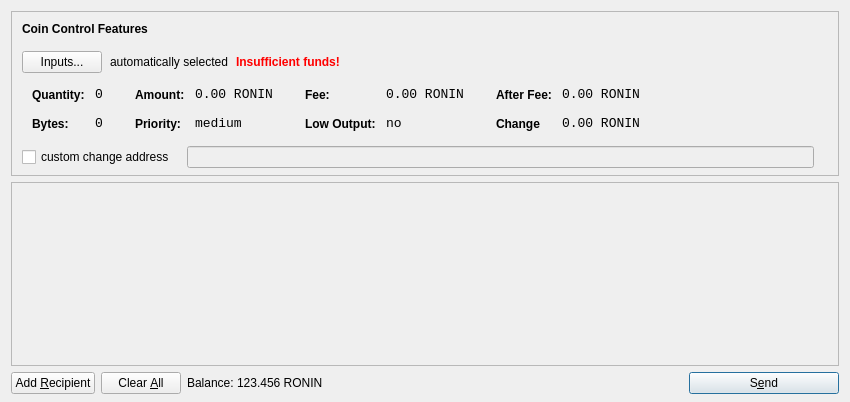
<?xml version="1.0" encoding="UTF-8"?>
<ui version="4.0">
 <class>SendCoinsDialog</class>
 <widget class="QDialog" name="SendCoinsDialog">
  <property name="geometry">
   <rect>
    <x>0</x>
    <y>0</y>
    <width>850</width>
    <height>402</height>
   </rect>
  </property>
  <property name="windowTitle">
   <string>Send Coins</string>
  </property>
  <layout class="QVBoxLayout" name="verticalLayout" stretch="0,1,0">
   <property name="bottomMargin">
    <number>8</number>
   </property>
   <item>
    <widget class="QFrame" name="frameCoinControl">
     <property name="sizePolicy">
      <sizepolicy hsizetype="Expanding" vsizetype="Expanding">
       <horstretch>0</horstretch>
       <verstretch>0</verstretch>
      </sizepolicy>
     </property>
     <property name="maximumSize">
      <size>
       <width>16777215</width>
       <height>16777215</height>
      </size>
     </property>
     <property name="frameShape">
      <enum>QFrame::StyledPanel</enum>
     </property>
     <property name="frameShadow">
      <enum>QFrame::Sunken</enum>
     </property>
     <layout class="QVBoxLayout" name="verticalLayoutCoinControl2">
      <property name="spacing">
       <number>6</number>
      </property>
      <property name="leftMargin">
       <number>0</number>
      </property>
      <property name="topMargin">
       <number>0</number>
      </property>
      <property name="rightMargin">
       <number>0</number>
      </property>
      <property name="bottomMargin">
       <number>6</number>
      </property>
      <item>
       <layout class="QVBoxLayout" name="verticalLayoutCoinControl" stretch="0,0,0,0,1">
        <property name="spacing">
         <number>0</number>
        </property>
        <property name="leftMargin">
         <number>10</number>
        </property>
        <property name="topMargin">
         <number>10</number>
        </property>
        <item>
         <layout class="QHBoxLayout" name="horizontalLayoutCoinControl1">
          <property name="bottomMargin">
           <number>15</number>
          </property>
          <item>
           <widget class="QLabel" name="labelCoinControlFeatures">
            <property name="sizePolicy">
             <sizepolicy hsizetype="Preferred" vsizetype="Maximum">
              <horstretch>0</horstretch>
              <verstretch>0</verstretch>
             </sizepolicy>
            </property>
            <property name="font">
             <font>
              <weight>75</weight>
              <bold>true</bold>
             </font>
            </property>
            <property name="styleSheet">
             <string notr="true">font-weight:bold;</string>
            </property>
            <property name="text">
             <string>Coin Control Features</string>
            </property>
           </widget>
          </item>
         </layout>
        </item>
        <item>
         <layout class="QHBoxLayout" name="horizontalLayoutCoinControl2" stretch="0,0,0,0">
          <property name="spacing">
           <number>8</number>
          </property>
          <property name="bottomMargin">
           <number>10</number>
          </property>
          <item>
           <widget class="QPushButton" name="pushButtonCoinControl">
            <property name="styleSheet">
             <string notr="true"/>
            </property>
            <property name="text">
             <string>Inputs...</string>
            </property>
           </widget>
          </item>
          <item>
           <widget class="QLabel" name="labelCoinControlAutomaticallySelected">
            <property name="text">
             <string>automatically selected</string>
            </property>
            <property name="margin">
             <number>5</number>
            </property>
           </widget>
          </item>
          <item>
           <widget class="QLabel" name="labelCoinControlInsuffFunds">
            <property name="font">
             <font>
              <weight>75</weight>
              <bold>true</bold>
             </font>
            </property>
            <property name="styleSheet">
             <string notr="true">color:red;font-weight:bold;</string>
            </property>
            <property name="text">
             <string>Insufficient funds!</string>
            </property>
            <property name="margin">
             <number>5</number>
            </property>
           </widget>
          </item>
          <item>
           <spacer name="horizontalSpacerCoinControl">
            <property name="orientation">
             <enum>Qt::Horizontal</enum>
            </property>
            <property name="sizeHint" stdset="0">
             <size>
              <width>40</width>
              <height>1</height>
             </size>
            </property>
           </spacer>
          </item>
         </layout>
        </item>
        <item>
         <widget class="QWidget" name="widgetCoinControl" native="true">
          <property name="sizePolicy">
           <sizepolicy hsizetype="Preferred" vsizetype="Preferred">
            <horstretch>0</horstretch>
            <verstretch>0</verstretch>
           </sizepolicy>
          </property>
          <property name="minimumSize">
           <size>
            <width>0</width>
            <height>0</height>
           </size>
          </property>
          <property name="styleSheet">
           <string notr="true"/>
          </property>
          <layout class="QHBoxLayout" name="horizontalLayoutCoinControl5">
           <property name="leftMargin">
            <number>0</number>
           </property>
           <property name="topMargin">
            <number>0</number>
           </property>
           <property name="rightMargin">
            <number>0</number>
           </property>
           <property name="bottomMargin">
            <number>0</number>
           </property>
           <item>
            <layout class="QHBoxLayout" name="horizontalLayoutCoinControl3" stretch="0,0,0,1">
             <property name="spacing">
              <number>20</number>
             </property>
             <property name="topMargin">
              <number>0</number>
             </property>
             <property name="bottomMargin">
              <number>10</number>
             </property>
             <item>
              <layout class="QFormLayout" name="formLayoutCoinControl1">
               <property name="horizontalSpacing">
                <number>10</number>
               </property>
               <property name="verticalSpacing">
                <number>14</number>
               </property>
               <property name="leftMargin">
                <number>10</number>
               </property>
               <property name="topMargin">
                <number>4</number>
               </property>
               <property name="rightMargin">
                <number>6</number>
               </property>
               <item row="0" column="0">
                <widget class="QLabel" name="labelCoinControlQuantityText">
                 <property name="styleSheet">
                  <string notr="true">font-weight:bold;</string>
                 </property>
                 <property name="text">
                  <string>Quantity:</string>
                 </property>
                 <property name="margin">
                  <number>0</number>
                 </property>
                </widget>
               </item>
               <item row="0" column="1">
                <widget class="QLabel" name="labelCoinControlQuantity">
                 <property name="font">
                  <font>
                   <family>Monospace</family>
                   <pointsize>10</pointsize>
                  </font>
                 </property>
                 <property name="cursor">
                  <cursorShape>IBeamCursor</cursorShape>
                 </property>
                 <property name="contextMenuPolicy">
                  <enum>Qt::ActionsContextMenu</enum>
                 </property>
                 <property name="text">
                  <string>0</string>
                 </property>
                 <property name="margin">
                  <number>0</number>
                 </property>
                 <property name="textInteractionFlags">
                  <set>Qt::LinksAccessibleByMouse|Qt::TextSelectableByKeyboard|Qt::TextSelectableByMouse</set>
                 </property>
                </widget>
               </item>
               <item row="1" column="0">
                <widget class="QLabel" name="labelCoinControlBytesText">
                 <property name="styleSheet">
                  <string notr="true">font-weight:bold;</string>
                 </property>
                 <property name="text">
                  <string>Bytes:</string>
                 </property>
                </widget>
               </item>
               <item row="1" column="1">
                <widget class="QLabel" name="labelCoinControlBytes">
                 <property name="font">
                  <font>
                   <family>Monospace</family>
                   <pointsize>10</pointsize>
                  </font>
                 </property>
                 <property name="cursor">
                  <cursorShape>IBeamCursor</cursorShape>
                 </property>
                 <property name="contextMenuPolicy">
                  <enum>Qt::ActionsContextMenu</enum>
                 </property>
                 <property name="text">
                  <string>0</string>
                 </property>
                 <property name="textInteractionFlags">
                  <set>Qt::LinksAccessibleByMouse|Qt::TextSelectableByKeyboard|Qt::TextSelectableByMouse</set>
                 </property>
                </widget>
               </item>
              </layout>
             </item>
             <item>
              <layout class="QFormLayout" name="formLayoutCoinControl2">
               <property name="horizontalSpacing">
                <number>10</number>
               </property>
               <property name="verticalSpacing">
                <number>14</number>
               </property>
               <property name="leftMargin">
                <number>6</number>
               </property>
               <property name="topMargin">
                <number>4</number>
               </property>
               <property name="rightMargin">
                <number>6</number>
               </property>
               <item row="0" column="0">
                <widget class="QLabel" name="labelCoinControlAmountText">
                 <property name="styleSheet">
                  <string notr="true">font-weight:bold;</string>
                 </property>
                 <property name="text">
                  <string>Amount:</string>
                 </property>
                 <property name="margin">
                  <number>0</number>
                 </property>
                </widget>
               </item>
               <item row="0" column="1">
                <widget class="QLabel" name="labelCoinControlAmount">
                 <property name="font">
                  <font>
                   <family>Monospace</family>
                   <pointsize>10</pointsize>
                  </font>
                 </property>
                 <property name="cursor">
                  <cursorShape>IBeamCursor</cursorShape>
                 </property>
                 <property name="contextMenuPolicy">
                  <enum>Qt::ActionsContextMenu</enum>
                 </property>
                 <property name="text">
                  <string>0.00 RONIN</string>
                 </property>
                 <property name="textInteractionFlags">
                  <set>Qt::LinksAccessibleByMouse|Qt::TextSelectableByKeyboard|Qt::TextSelectableByMouse</set>
                 </property>
                </widget>
               </item>
               <item row="1" column="0">
                <widget class="QLabel" name="labelCoinControlPriorityText">
                 <property name="styleSheet">
                  <string notr="true">font-weight:bold;</string>
                 </property>
                 <property name="text">
                  <string>Priority:</string>
                 </property>
                </widget>
               </item>
               <item row="1" column="1">
                <widget class="QLabel" name="labelCoinControlPriority">
                 <property name="font">
                  <font>
                   <family>Monospace</family>
                   <pointsize>10</pointsize>
                  </font>
                 </property>
                 <property name="cursor">
                  <cursorShape>IBeamCursor</cursorShape>
                 </property>
                 <property name="contextMenuPolicy">
                  <enum>Qt::ActionsContextMenu</enum>
                 </property>
                 <property name="text">
                  <string>medium</string>
                 </property>
                 <property name="textInteractionFlags">
                  <set>Qt::LinksAccessibleByMouse|Qt::TextSelectableByKeyboard|Qt::TextSelectableByMouse</set>
                 </property>
                </widget>
               </item>
              </layout>
             </item>
             <item>
              <layout class="QFormLayout" name="formLayoutCoinControl3">
               <property name="horizontalSpacing">
                <number>10</number>
               </property>
               <property name="verticalSpacing">
                <number>14</number>
               </property>
               <property name="leftMargin">
                <number>6</number>
               </property>
               <property name="topMargin">
                <number>4</number>
               </property>
               <property name="rightMargin">
                <number>6</number>
               </property>
               <item row="0" column="0">
                <widget class="QLabel" name="labelCoinControlFeeText">
                 <property name="styleSheet">
                  <string notr="true">font-weight:bold;</string>
                 </property>
                 <property name="text">
                  <string>Fee:</string>
                 </property>
                 <property name="margin">
                  <number>0</number>
                 </property>
                </widget>
               </item>
               <item row="0" column="1">
                <widget class="QLabel" name="labelCoinControlFee">
                 <property name="font">
                  <font>
                   <family>Monospace</family>
                   <pointsize>10</pointsize>
                  </font>
                 </property>
                 <property name="cursor">
                  <cursorShape>IBeamCursor</cursorShape>
                 </property>
                 <property name="contextMenuPolicy">
                  <enum>Qt::ActionsContextMenu</enum>
                 </property>
                 <property name="text">
                  <string>0.00 RONIN</string>
                 </property>
                 <property name="textInteractionFlags">
                  <set>Qt::LinksAccessibleByMouse|Qt::TextSelectableByKeyboard|Qt::TextSelectableByMouse</set>
                 </property>
                </widget>
               </item>
               <item row="1" column="0">
                <widget class="QLabel" name="labelCoinControlLowOutputText">
                 <property name="styleSheet">
                  <string notr="true">font-weight:bold;</string>
                 </property>
                 <property name="text">
                  <string>Low Output:</string>
                 </property>
                </widget>
               </item>
               <item row="1" column="1">
                <widget class="QLabel" name="labelCoinControlLowOutput">
                 <property name="font">
                  <font>
                   <family>Monospace</family>
                   <pointsize>10</pointsize>
                  </font>
                 </property>
                 <property name="cursor">
                  <cursorShape>IBeamCursor</cursorShape>
                 </property>
                 <property name="contextMenuPolicy">
                  <enum>Qt::ActionsContextMenu</enum>
                 </property>
                 <property name="text">
                  <string>no</string>
                 </property>
                 <property name="textInteractionFlags">
                  <set>Qt::LinksAccessibleByMouse|Qt::TextSelectableByKeyboard|Qt::TextSelectableByMouse</set>
                 </property>
                </widget>
               </item>
              </layout>
             </item>
             <item>
              <layout class="QFormLayout" name="formLayoutCoinControl4">
               <property name="horizontalSpacing">
                <number>10</number>
               </property>
               <property name="verticalSpacing">
                <number>14</number>
               </property>
               <property name="leftMargin">
                <number>6</number>
               </property>
               <property name="topMargin">
                <number>4</number>
               </property>
               <property name="rightMargin">
                <number>6</number>
               </property>
               <item row="0" column="0">
                <widget class="QLabel" name="labelCoinControlAfterFeeText">
                 <property name="styleSheet">
                  <string notr="true">font-weight:bold;</string>
                 </property>
                 <property name="text">
                  <string>After Fee:</string>
                 </property>
                 <property name="margin">
                  <number>0</number>
                 </property>
                </widget>
               </item>
               <item row="0" column="1">
                <widget class="QLabel" name="labelCoinControlAfterFee">
                 <property name="font">
                  <font>
                   <family>Monospace</family>
                   <pointsize>10</pointsize>
                  </font>
                 </property>
                 <property name="cursor">
                  <cursorShape>IBeamCursor</cursorShape>
                 </property>
                 <property name="contextMenuPolicy">
                  <enum>Qt::ActionsContextMenu</enum>
                 </property>
                 <property name="text">
                  <string>0.00 RONIN</string>
                 </property>
                 <property name="textInteractionFlags">
                  <set>Qt::LinksAccessibleByMouse|Qt::TextSelectableByKeyboard|Qt::TextSelectableByMouse</set>
                 </property>
                </widget>
               </item>
               <item row="1" column="0">
                <widget class="QLabel" name="labelCoinControlChangeText">
                 <property name="styleSheet">
                  <string notr="true">font-weight:bold;</string>
                 </property>
                 <property name="text">
                  <string>Change</string>
                 </property>
                </widget>
               </item>
               <item row="1" column="1">
                <widget class="QLabel" name="labelCoinControlChange">
                 <property name="font">
                  <font>
                   <family>Monospace</family>
                   <pointsize>10</pointsize>
                  </font>
                 </property>
                 <property name="cursor">
                  <cursorShape>IBeamCursor</cursorShape>
                 </property>
                 <property name="contextMenuPolicy">
                  <enum>Qt::ActionsContextMenu</enum>
                 </property>
                 <property name="text">
                  <string>0.00 RONIN</string>
                 </property>
                 <property name="textInteractionFlags">
                  <set>Qt::LinksAccessibleByMouse|Qt::TextSelectableByKeyboard|Qt::TextSelectableByMouse</set>
                 </property>
                </widget>
               </item>
              </layout>
             </item>
            </layout>
           </item>
          </layout>
         </widget>
        </item>
        <item>
         <layout class="QHBoxLayout" name="horizontalLayoutCoinControl4" stretch="0,0,0">
          <property name="spacing">
           <number>12</number>
          </property>
          <property name="sizeConstraint">
           <enum>QLayout::SetDefaultConstraint</enum>
          </property>
          <property name="topMargin">
           <number>5</number>
          </property>
          <property name="rightMargin">
           <number>5</number>
          </property>
          <item>
           <widget class="QCheckBox" name="checkBoxCoinControlChange">
            <property name="text">
             <string>custom change address</string>
            </property>
           </widget>
          </item>
          <item>
           <widget class="QLineEdit" name="lineEditCoinControlChange">
            <property name="enabled">
             <bool>false</bool>
            </property>
            <property name="sizePolicy">
             <sizepolicy hsizetype="Expanding" vsizetype="Fixed">
              <horstretch>0</horstretch>
              <verstretch>0</verstretch>
             </sizepolicy>
            </property>
           </widget>
          </item>
          <item>
           <widget class="QLabel" name="labelCoinControlChangeLabel">
            <property name="sizePolicy">
             <sizepolicy hsizetype="Preferred" vsizetype="Expanding">
              <horstretch>0</horstretch>
              <verstretch>0</verstretch>
             </sizepolicy>
            </property>
            <property name="minimumSize">
             <size>
              <width>0</width>
              <height>0</height>
             </size>
            </property>
            <property name="text">
             <string/>
            </property>
            <property name="margin">
             <number>3</number>
            </property>
           </widget>
          </item>
         </layout>
        </item>
        <item>
         <spacer name="verticalSpacerCoinControl">
          <property name="orientation">
           <enum>Qt::Vertical</enum>
          </property>
          <property name="sizeHint" stdset="0">
           <size>
            <width>800</width>
            <height>1</height>
           </size>
          </property>
         </spacer>
        </item>
       </layout>
      </item>
     </layout>
    </widget>
   </item>
   <item>
    <widget class="QScrollArea" name="scrollArea">
     <property name="widgetResizable">
      <bool>true</bool>
     </property>
     <widget class="QWidget" name="scrollAreaWidgetContents">
      <property name="geometry">
       <rect>
        <x>0</x>
        <y>0</y>
        <width>830</width>
        <height>174</height>
       </rect>
      </property>
      <layout class="QVBoxLayout" name="verticalLayout_2">
       <property name="leftMargin">
        <number>0</number>
       </property>
       <property name="topMargin">
        <number>0</number>
       </property>
       <property name="rightMargin">
        <number>0</number>
       </property>
       <property name="bottomMargin">
        <number>0</number>
       </property>
       <item>
        <layout class="QVBoxLayout" name="entries">
         <property name="spacing">
          <number>6</number>
         </property>
        </layout>
       </item>
       <item>
        <spacer name="verticalSpacer">
         <property name="orientation">
          <enum>Qt::Vertical</enum>
         </property>
         <property name="sizeHint" stdset="0">
          <size>
           <width>20</width>
           <height>40</height>
          </size>
         </property>
        </spacer>
       </item>
      </layout>
     </widget>
    </widget>
   </item>
   <item>
    <layout class="QHBoxLayout" name="horizontalLayout">
     <item>
      <widget class="QPushButton" name="addButton">
       <property name="toolTip">
        <string>Send to multiple recipients at once</string>
       </property>
       <property name="text">
        <string>Add &amp;Recipient</string>
       </property>
       <property name="icon">
        <iconset resource="../bitcoin.qrc">
         <normaloff>:/icons/add</normaloff>:/icons/add</iconset>
       </property>
       <property name="autoDefault">
        <bool>false</bool>
       </property>
      </widget>
     </item>
     <item>
      <widget class="QPushButton" name="clearButton">
       <property name="sizePolicy">
        <sizepolicy hsizetype="Minimum" vsizetype="Fixed">
         <horstretch>0</horstretch>
         <verstretch>0</verstretch>
        </sizepolicy>
       </property>
       <property name="toolTip">
        <string>Remove all transaction fields</string>
       </property>
       <property name="text">
        <string>Clear &amp;All</string>
       </property>
       <property name="icon">
        <iconset resource="../bitcoin.qrc">
         <normaloff>:/icons/remove</normaloff>:/icons/remove</iconset>
       </property>
       <property name="autoRepeatDelay">
        <number>300</number>
       </property>
       <property name="autoDefault">
        <bool>false</bool>
       </property>
      </widget>
     </item>
     <item>
      <layout class="QHBoxLayout" name="horizontalLayout_2">
       <property name="spacing">
        <number>3</number>
       </property>
       <item>
        <widget class="QLabel" name="label">
         <property name="sizePolicy">
          <sizepolicy hsizetype="Preferred" vsizetype="Fixed">
           <horstretch>0</horstretch>
           <verstretch>0</verstretch>
          </sizepolicy>
         </property>
         <property name="text">
          <string>Balance:</string>
         </property>
        </widget>
       </item>
       <item>
        <widget class="QLabel" name="labelBalance">
         <property name="sizePolicy">
          <sizepolicy hsizetype="Preferred" vsizetype="Fixed">
           <horstretch>0</horstretch>
           <verstretch>0</verstretch>
          </sizepolicy>
         </property>
         <property name="cursor">
          <cursorShape>IBeamCursor</cursorShape>
         </property>
         <property name="text">
          <string>123.456 RONIN</string>
         </property>
         <property name="textInteractionFlags">
          <set>Qt::LinksAccessibleByMouse|Qt::TextSelectableByKeyboard|Qt::TextSelectableByMouse</set>
         </property>
        </widget>
       </item>
      </layout>
     </item>
     <item>
      <spacer name="horizontalSpacer">
       <property name="orientation">
        <enum>Qt::Horizontal</enum>
       </property>
       <property name="sizeHint" stdset="0">
        <size>
         <width>40</width>
         <height>20</height>
        </size>
       </property>
      </spacer>
     </item>
     <item>
      <widget class="QPushButton" name="sendButton">
       <property name="minimumSize">
        <size>
         <width>150</width>
         <height>0</height>
        </size>
       </property>
       <property name="toolTip">
        <string>Confirm the send action</string>
       </property>
       <property name="text">
        <string>S&amp;end</string>
       </property>
       <property name="icon">
        <iconset resource="../bitcoin.qrc">
         <normaloff>:/icons/send</normaloff>:/icons/send</iconset>
       </property>
       <property name="default">
        <bool>true</bool>
       </property>
      </widget>
     </item>
    </layout>
   </item>
  </layout>
 </widget>
 <resources>
  <include location="../bitcoin.qrc"/>
 </resources>
 <connections/>
</ui>
